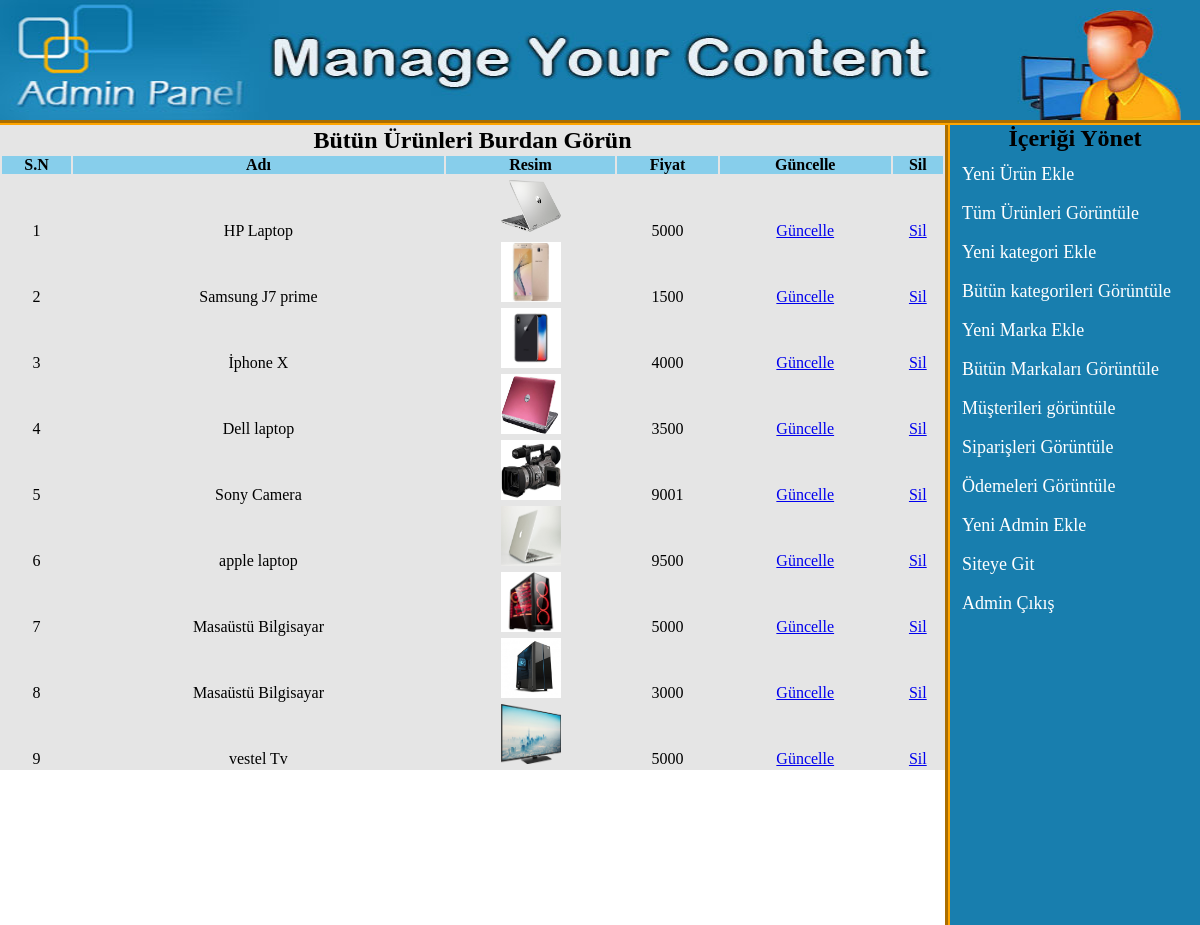
Page /admin_area/index.php?view_products (signed in) on the committed database.
### tables this page shows
CREATE TABLE `products` (
  `product_id` int(100) NOT NULL,
  `product_cat` int(100) NOT NULL,
  `product_brand` int(100) NOT NULL,
  `product_title` varchar(255) NOT NULL,
  `product_price` int(100) NOT NULL,
  `product_desc` text NOT NULL,
  `product_image` text NOT NULL,
  `product_keywords` text NOT NULL,
  `yeni_fiyat` float NOT NULL,
  `indirim` int(100) NOT NULL
);

### admin_area/view_products.php (the view)
<?php
if(!isset($_SESSION['user_email'])){
	echo "<script>window.open('login.php?not_admin=You are not an Admin!','_self')</script>";
}
else {
?>
<table width="945" align="center" bgcolor="#e5e5e5">
	<tr align="center">
		<td colspan="6"><h2>Bütün Ürünleri Burdan Görün</h2></td>
	</tr>
	<tr align="center" bgcolor="skyblue">
		<th>S.N</th>
		<th>Adı</th>
		<th>Resim</th>
		<th>Fiyat</th>
		<th>Güncelle</th>
		<th>Sil</th>
	</tr>
	<?php
	include("includes/db.php");
	$get_pro = "select * from products";
	$run_pro = mysqli_query($con, $get_pro);
	$i = 0;
	while ($row_pro=mysqli_fetch_array($run_pro)){
		$pro_id = $row_pro['product_id'];
		$pro_title = $row_pro['product_title'];
		$pro_image = $row_pro['product_image'];
		$pro_price = $row_pro['product_price'];
		$i++;
	?>
	<tr align="center">
		<td><?php echo $i;?></td>
		<td><?php echo $pro_title;?></td>
		<td><img src="product_images/<?php echo $pro_image;?>" width="60" height="60"/></td>
		<td><?php echo $pro_price;?></td>
		<td><a href="index.php?edit_pro=<?php echo $pro_id; ?>">Güncelle</a></td>
		<td><a href="delete_pro.php?delete_pro=<?php echo $pro_id;?>">Sil</a></td>
	</tr>
	<?php } ?>
</table>
<?php } ?>

### admin_area/styles/style.css (style rules this page uses)
html, body, div, span, applet, object, iframe, h1, h2, h3, h4, h5, h6, p, blockquote, pre, a, abbr, acronym, address, big, cite, code, del, dfn, em, img, ins, kbd, q, s, samp, small, strike, strong, sub, sup, tt, var, b, u, i, center, dl, dt, dd, ol, ul, li, fieldset, form, label, legend, table, caption, tbody, tfoot, thead, tr, th, td, article, aside, canvas, details, embed, figure, figcaption, footer, header, hgroup, menu, nav, output, ruby, section, summary, time, mark, audio, video { margin: 0; padding: 0; border: 0; vertical-align: baseline; }
body { background:skyblue; }

### rows in the picture
products: product_title "HP Laptop", product_image (picture), product_price "5000"
products: product_title "Samsung J7 prime", product_image (picture), product_price "1500"
products: product_title "İphone X", product_image (picture), product_price "4000"
products: product_title "Dell laptop", product_image (picture), product_price "3500"
products: product_title "Sony Camera", product_image (picture), product_price "9001"
products: product_title "apple laptop", product_image (picture), product_price "9500"
products: product_title "Masaüstü Bilgisayar", product_image (picture), product_price "5000"
products: product_title "Masaüstü Bilgisayar", product_image (picture), product_price "3000"
products: product_title "vestel Tv", product_image (picture), product_price "5000"
